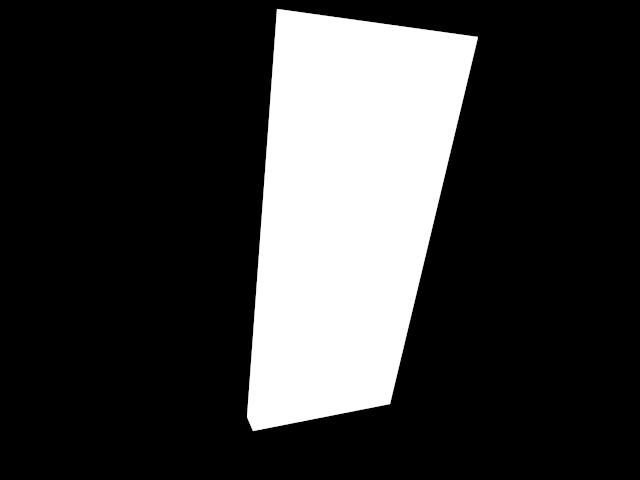
#> input picture image/2025/mask_work_detection.png, 640 x 480 px, found by its file name
$ python 1114_work.py
#> lines starting #> are read from the running program, lines starting #| are printed output that depends on the picture; after the words box and inside, x2 and y2 are one past the last pixel; in counts of white or black regions, pixels touching at a corner belong together
"""""""""""""""""""""""""""""""""""""""""""""""""""""""""""""""""
<ワーク検出>
更新日：2025.11.14
作成者：橋本

# References

"""""""""""""""""""""""""""""""""""""""""""""""""""""""""""""""""

import cv2
import numpy as np
import os

# --- 設定 ---
# ワーク有無判定のマスク画像ファイルパス
# 実際の環境に合わせて、パスを修正してください。
MASK_OSHIDASHI_FILEPATH = 'image/mask_work_detection.png'
# ワークありと判断する白色領域のしきい値 (%) (元のコード: 24.45)
THRESHOLD_RATIO = 20.80
# 処理を行う画像サイズ (元のコード: 640x480)
RESIZE_WIDTH = 640
RESIZE_HEIGHT = 480
# 2値化処理のしきい値 (元のコード: 89)
BINARIZATION_THRESHOLD = 89
# ----------------

# 1. マスク画像の読み込み
try:
    # グレースケールで読み込み
    mask = cv2.imread(MASK_OSHIDASHI_FILEPATH, cv2.IMREAD_GRAYSCALE)
#> mask is the input picture: shape (480, 640); min 0, max 255, mean 56.7
    if mask is None:
        raise FileNotFoundError(f"マスク画像ファイルが見つかりません: {MASK_OSHIDASHI_FILEPATH}")
except Exception as e:
    print(e)
    # エラーが発生したらプログラムを終了
    exit()

# Webカメラを開く (0 は通常、プライマリカメラ)
cap = cv2.VideoCapture(0)

# カメラが開けたか確認
if not cap.isOpened():
    print("Webカメラを開けませんでした。カメラが接続されているか、他のアプリケーションで使用されていないか確認してください。")
    exit()

# ループの外で前回結果を保持する変数を初期化
# 比較用: 前回の「状態」（例: "OK" or "NG"）を保持
last_result_state = ""

# --- メインのリアルタイム処理ループ ---
while True:
    # 2. フレームの読み込み (リアルタイム映像)
    ret, frame = cap.read()
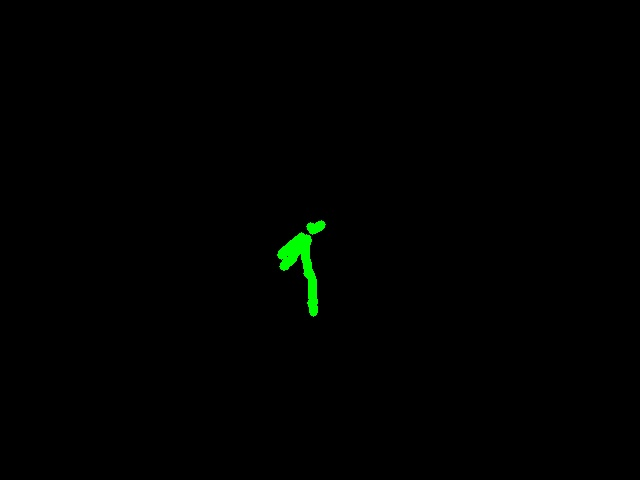
#> input picture image/2024/contimg.jpg, 640 x 480 px, given in place of the camera
#> frame is the input picture: shape (480, 640, 3); mean B, G, R 0.1, 1.2, 0.1
    if not ret:
        print("フレームの読み込みに失敗しました。")
        break

    # 3. 画像処理の準備とリサイズ

    cam_size = (RESIZE_WIDTH, RESIZE_HEIGHT)

    # カメラ画像をリサイズ
    image = cv2.resize(frame, cam_size)
    # マスク画像をリサイズ
    mask_resized = cv2.resize(mask, cam_size)

    # 画像全体の面積を算出 (ピクセル数)
    image_size = cam_size[0] * cam_size[1]

    # 4. 画像処理の実行（ロジック）

    # カメラ画像をグレースケールに変換
    gray_image = cv2.cvtColor(image, cv2.COLOR_BGR2GRAY)

    # マスク処理 (マスク画像が白い部分だけを抽出)
    masked_image = cv2.bitwise_and(gray_image, mask_resized)

    # 2値化処理 (しきい値89)
    thresh_value, image_area = cv2.threshold(masked_image, BINARIZATION_THRESHOLD, 255, cv2.THRESH_BINARY)
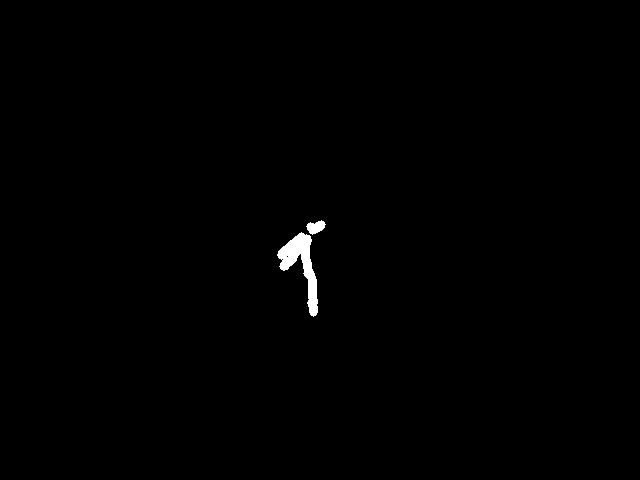
#> image_area: shape (480, 640); 0.48% white; 2 white regions, box (x1, y1, x2, y2) and area: (277, 232, 318, 317) 1290, (306, 220, 326, 235) 181
#> thresh_value = 89

    # 白色のピクセル数 (ワークと判断される領域) を算出
    whitePixels = cv2.countNonZero(image_area)
#> whitePixels = 1471

    # 黒色の部分を算出 (元のコードにあったが、判定には使用しない)
    # blackPixels = image_size - whitePixels

    # 白色の領域の割合を算出
    whiteAreaRatio = (whitePixels / image_size) * 100
#> whiteAreaRatio = 0.479

    # 5. 検知結果の判定と表示
    result_text = ""
    result_color = (0, 0, 255) # デフォルトは赤
    current_state = "" # 今回の単純な状態（比較用）

    if whiteAreaRatio >= THRESHOLD_RATIO:
        result_text = f"ワークセットOK (Ratio: {whiteAreaRatio:.2f} %)" # 表示用（詳細）
        result_color = (0, 255, 0) # 緑
        current_state = "OK"
    else:
        result_text = f"ワークセットNG (Ratio: {whiteAreaRatio:.2f} %)" # 表示用（詳細）
#> result_text = 'ワークセットNG (Ratio: 0.48 %)'
        result_color = (255, 0, 0) # 青
        current_state = "NG"

    # 以前の「状態」と異なる場合のみ、コンソールに出力
    if current_state != last_result_state:
        print(result_text) # 状態が変わったときのみ、詳細なテキストを出力
#| ワークセットNG (Ratio: 0.48 %)
        last_result_state = current_state # 新しい状態を保存

    # 元画像に結果テキストを表示 (画像表示には詳細な result_text を使う)
    cv2.putText(image, result_text, (10, 30), cv2.FONT_HERSHEY_SIMPLEX, 1, result_color, 2, cv2.LINE_AA)
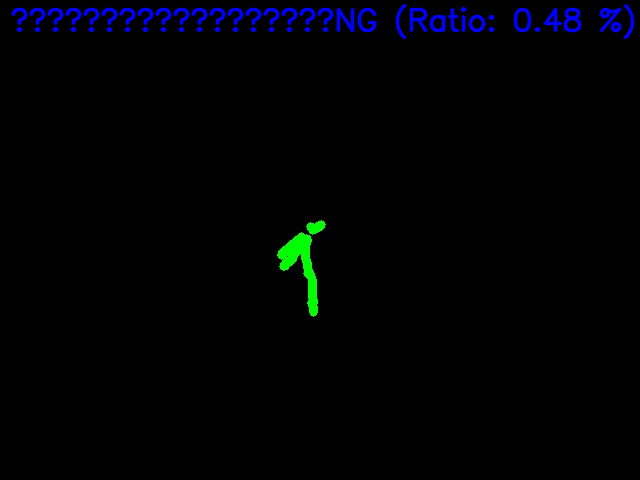
#> image: shape (480, 640, 3); 2.26% of pixels changed, all inside (x1, y1, x2, y2) = (11, 4, 635, 40)

    # 処理された領域（2値化後のマスク画像）を表示
    cv2.imshow('Masked and Binarized Area', image_area)

    # 元画像に結果を重ねて表示
    cv2.imshow('Real-time Work Detection', image)

    # 'q'キーが押されたらループを抜ける
    if cv2.waitKey(1) & 0xFF == ord('q'):
#> (key q is pressed here)
        break

# 終了処理
cap.release()
cv2.destroyAllWindows()
